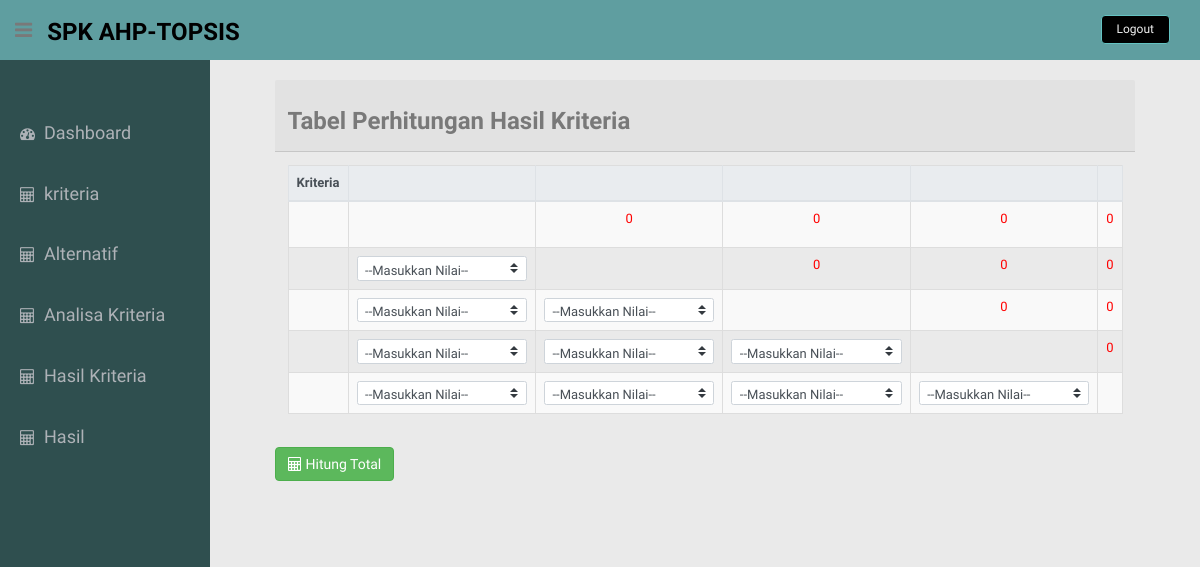
The app's page /index.php?page=hasil-kriteria, older data.
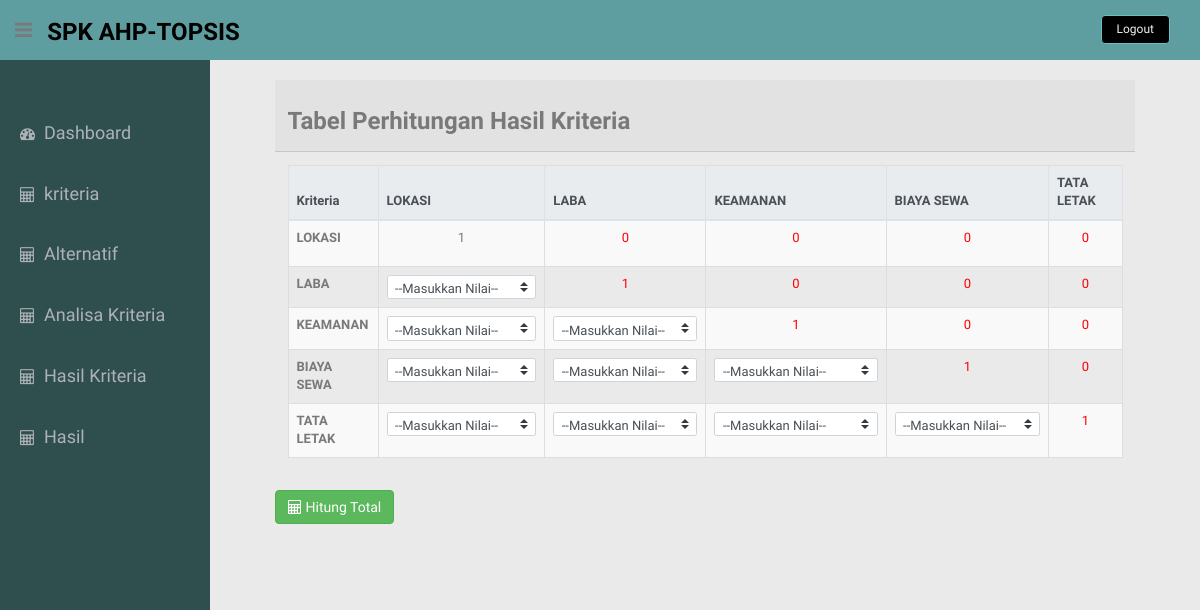
The same page, newer data.
### tables this page shows
CREATE TABLE `tb_perb_kriteria` (
  `id_kriteria` varchar(5) NOT NULL,
  `nilai_banding` int(5) NOT NULL,
  `kriteria1` varchar(30) NOT NULL,
  `nm_banding` varchar(30) NOT NULL,
  `kriteria2` varchar(30) NOT NULL,
  PRIMARY KEY (`id_kriteria`)
);

### view/kriteria/hasil-kriteria.php (the view, shortened to what the changed rows need)
<?php
$query1 = mysqli_query($koneksi, "SELECT * FROM tb_perb_kriteria where id_kriteria='B01'");
$query2 = mysqli_query($koneksi, "SELECT * FROM tb_perb_kriteria where id_kriteria='B02'");
$query3 = mysqli_query($koneksi, "SELECT * FROM tb_perb_kriteria where id_kriteria='B03'");
$query4 = mysqli_query($koneksi, "SELECT * FROM tb_perb_kriteria where id_kriteria='B04'");
$query5 = mysqli_query($koneksi, "SELECT * FROM tb_perb_kriteria where id_kriteria='B05'");
$b1 = mysqli_fetch_array($query1);
$b2 = mysqli_fetch_array($query2);
$b3 = mysqli_fetch_array($query3);
$b4 = mysqli_fetch_array($query4);
$b5 = mysqli_fetch_array($query5);
?>
<div class="card-header">
  <h3><strong>Tabel Perhitungan Hasil Kriteria</strong></h3>
</div>
<div class="card-body">
  <form action="hasil_kriteria_akhir.php" method="post">
    <table class="table table-bordered table-striped table-sm">
      <thead class="thead-light">
        <tr>
          <th>Kriteria</th>
          <th><?php echo $b1['kriteria1']; ?></th>
          <th><?php echo $b2['kriteria1']; ?></th>
          <th><?php echo $b3['kriteria1']; ?></th>
          <th><?php echo $b4['kriteria1']; ?></th>
          <th><?php echo $b5['kriteria1']; ?></th>
        </tr>
      </thead>
      <tbody>
        <tr>
          <th><?php echo $b1['kriteria1']; ?></th>
          <td align="center" id="f3"><?php echo $b1['nilai_banding']; ?></td>
          <td align="center">
            <font color="red">
              <p id="g3">0</p>
            </font>
          </td>
          <td align="center">
            <font color="red">
              <p id="h3">0</p>
            </font>
          </td>
          <td align="center">
            <font color="red" id="i3">0</font>
          </td>
          <td align="center">
            <font color="red" id="j3">0</font>
          </td>
        </tr>
        <tr>
          <th><?php echo $b2['kriteria1']; ?></th>
          <td align="center">
            <select onchange="excel_f4()" class="custom-select mr-sm-2" id="f4" name="nm_banding1">
              <option value="0">--Masukkan Nilai--</option>
            </select>
          </td>
          <td align="center">
            <font color="red" id="g4"><?php echo $b2['nilai_banding']; ?></font>
          </td>
          <td align="center">
            <font color="red" id="h4">0</font>
          </td>
          <td align="center">
            <font color="red" id="i4">0</font>
          </td>
          <td align="center">
            <font color="red" id="j4">0</font>
          </td>
        </tr>
        <tr>
          <th><?php echo $b3['kriteria1']; ?></th>
          <td align="center">
            <select onchange="excel_f5()" class="custom-select mr-sm-2" id="f5" class="form-control" name="nm_banding2">
              <option value="0">--Masukkan Nilai--</option>
            </select>
          </td>
          <td align="center">
            <select onchange="excel_g5()" class="custom-select mr-sm-2" id="g5" class="form-control" name="nm_banding3">
              <option value="0">--Masukkan Nilai--</option>
            </select>
          </td>
          <td align="center">
            <font color="red" id="h5"><?php echo $b3['nilai_banding']; ?></font>
          </td>
          <td align="center">
            <font color="red" id="i5">0</font>
          </td>
          <td align="center">
            <font color="red" id="j5">0</font>
          </td>
        </tr>
        <tr>
          <th><?php echo $b4['kriteria1']; ?></th>
          <td align="center">
            <select onchange="excel_f6()" class="custom-select mr-sm-2" id="f6" class="form-control" name="nm_banding4">
              <option value="0">--Masukkan Nilai--</option>
            </select>
          </td>
          <td align="center">
            <select onchange="excel_g6()" class="custom-select mr-sm-2" id="g6" class="form-control" name="nm_banding5">
              <option value="0">--Masukkan Nilai--</option>
            </select>
          </td>
          <td align="center">
            <select onchange="excel_h6()" class="custom-select mr-sm-2" id="h6" class="form-control" name="nm_banding6">
              <option value="0">--Masukkan Nilai--</option>
            </select>
          </td>
          <td align="center">
            <font color="red" id="i6"><?php echo $b4['nilai_banding']; ?></font>
          </td>
          <td align="center">
            <font color="red" id="j6">0</font>
          </td>
        </tr>
        <tr>
          <th><?php echo $b5['kriteria1']; ?></th>
          <td align="center">
            <select onchange="excel_f7()" class="custom-select mr-sm-2" id="f7" class="form-control" name="nm_banding7">
              <option value="0">--Masukkan Nilai--</option>
            </select>
          </td>
          <td align="center">
            <select onchange="excel_g7()" class="custom-select mr-sm-2" id="g7" class="form-control" name="nm_banding8">
              <option value="0">--Masukkan Nilai--</option>
            </select>
          </td>
          <td align="center">
            <select onchange="excel_h7()" class="custom-select mr-sm-2" id="h7" class="form-control" name="nm_banding9">
              <option value="0">--Masukkan Nilai--</option>
            </select>
          </td>
          <td align="center">
            <select onchange="excel_i7()" class="custom-select mr-sm-2" id="i7" class="form-control" name="nm_banding10">
              <option value="0">--Masukkan Nilai--</option>
            </select>
          </td>
          <td colspan="3" align="center">
            <font color="red" id="j7"><?php echo $b5['nilai_banding']; ?></font>
          </td>
        </tr>
      </tbody>
    </table>
  </form>
</div>
<div class="form-group">
  <button class="btn btn-success" id="count_button" type="button" onclick="tampil_total()" name="hitung"><i class="fa fa-calculator"></i> Hitung Total</button>
</div>

Row changes from the older to the newer data that the page shows:
added tb_perb_kriteria: kriteria1 "LOKASI", nilai_banding "1"
added tb_perb_kriteria: kriteria1 "LABA", nilai_banding "1"
added tb_perb_kriteria: kriteria1 "KEAMANAN", nilai_banding "1"
added tb_perb_kriteria: kriteria1 "BIAYA SEWA", nilai_banding "1"
added tb_perb_kriteria: kriteria1 "TATA LETAK", nilai_banding "1"
